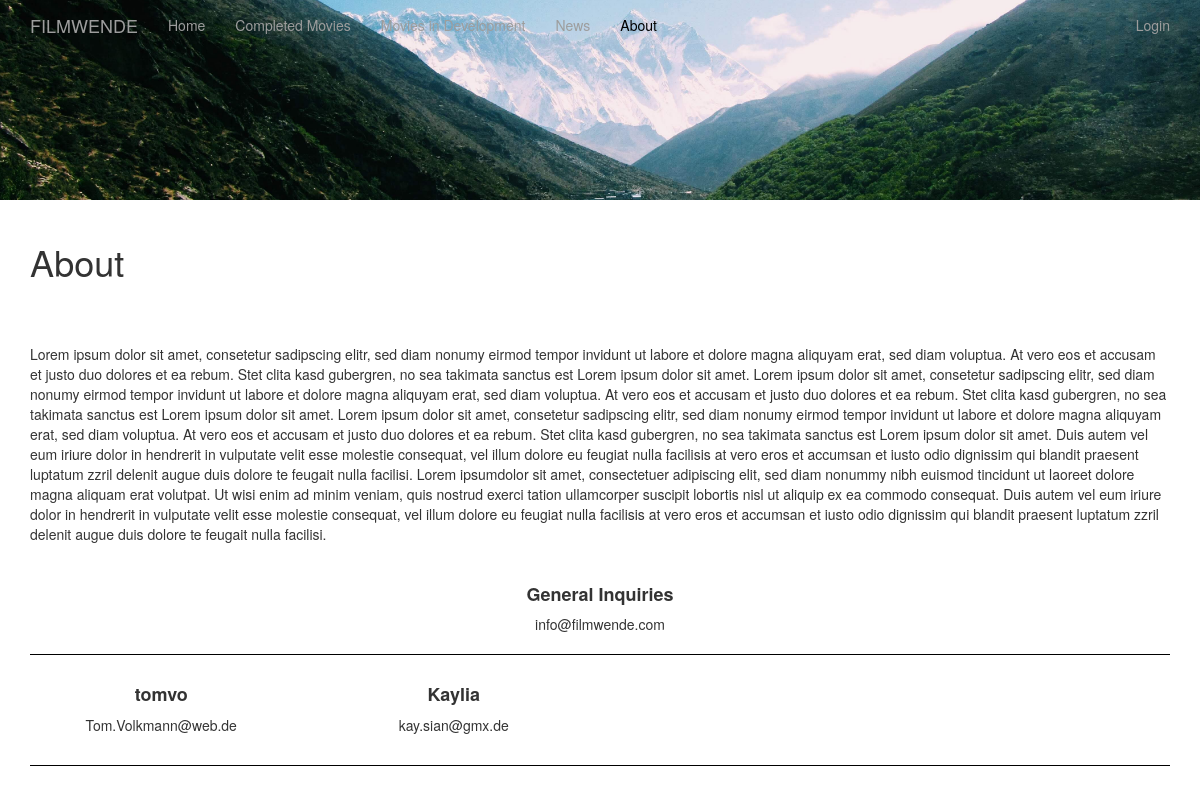
/about, run on the app's committed database.
### app/models.py (models this page shows, shortened)
class DesignImage(db.Model):
    __tablename__ = "designimages"
    id = db.Column(db.Integer, primary_key = True)
    section = db.Column(db.String)
    image_url = db.Column(db.String)
    current = db.Column(db.Integer)

class User(UserMixin, db.Model):
    id = db.Column(db.Integer, primary_key=True)
    username = db.Column(db.String(64), index=True, unique=True)
    email = db.Column(db.String(120), index=True, unique=True)
    password_hash = db.Column(db.String(128))
    posts = db.relationship('Post', backref='author', lazy='dynamic')
    isInAbout = db.Column(db.Integer)
    def get_about():
        users = []
        for user in User.query.filter(User.isInAbout == 1).all():
            usern_arr = user.username.split()
            if str(usern_arr[0]) != "General":
                user_obj = {
                    "username" : user.username,
                    "email" : user.email
                }
                users.append(user_obj)
        return users
    def get_general():
        users = User.query.all()
        for user in User.query.all():
            usern_arr = user.username.split()
            if str(usern_arr[0]) == "General":
                user_obj = {
                    "username" : user.username,
                    "email" : user.email
                }
            else:
                user_obj = {
                    "username" : "",
                    "email" : ""
                }
        return user_obj

### app/routes.py (the view)
@app.route('/about')
def about():
    about_users = User.get_about()
    general = User.get_general()
    designImage = DesignImage.query.filter_by(section="about", current=1).first()
    with open('app\static\\about\About.txt', 'r') as file:
        data = file.read()
    return render_template('about.html', designImage=designImage, about_users=about_users, general=general, data=data)

### app/templates/about.html
{% extends "base.html" %}
{% block content %}
<div class="row">
  <img id="header" src="{{designImage.image_url}}" alt="My image"/>
  <div class="col-md-3"></div>
</div>
<div class="container">
  <div class="col"><hr></div>
  <h1>About</h1>
  <div class="col"><hr></div>
  <div class="col"><hr></div>
    <p> {{data}} </p>
  <div class="col"><hr></div>
  <div class="about">
  <h4 style="font-weight:bold">{{general.username}}</h4>
  <p>{{general.email}}</p>
  <div class="col see"><hr></div>
  {% if about_users | length > 0 %}
  <div class="row">
    {%for user in about_users%}
      <div class="col-sm-3">
        <h4 style="font-weight:bold">{{user.username}}</h4>
        <p>{{user.email}}</p>
      </div>
  {%endfor%}
  {%else%}
    <i>No user yet.</i>
  {%endif%}
</div>
  <div class="col see"><hr></div>
</div>
</div>
{%endblock%}

### app/static/mystyle.css (style rules this page uses)
#header { object-fit: cover; width: 100%; height: 200px; }
hr { border-color: rgba(255, 255, 255); }
.see hr { border-color: black; width:100%; }
.about { text-align: center; }
html, body { max-width: 100%; overflow-x: hidden; }

### data on the page
DesignImage: image_url (picture)
User: username "General Inquiries", email "info@filmwende.com"
User: username "tomvo", email "Tom.Volkmann@web.de"
User: username "Kaylia", email "kay.sian@gmx.de"
